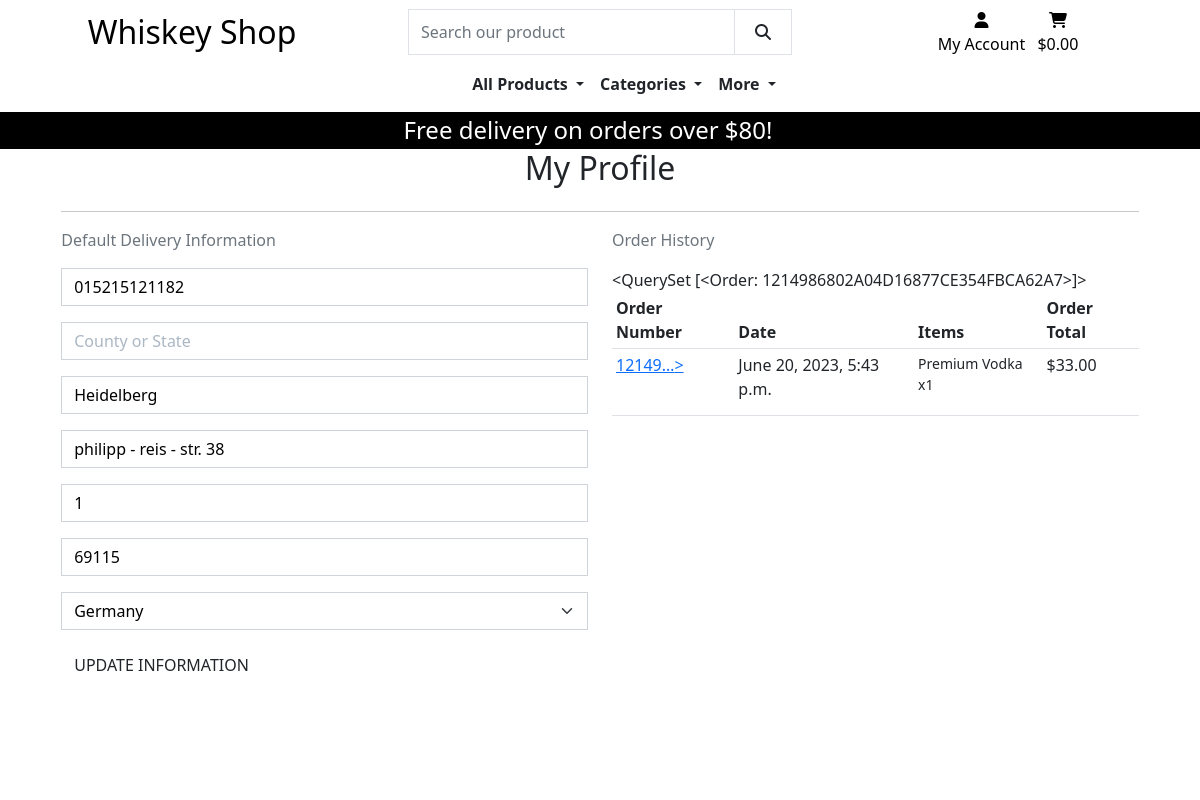
The app's page /profile/ (signed in), older data.
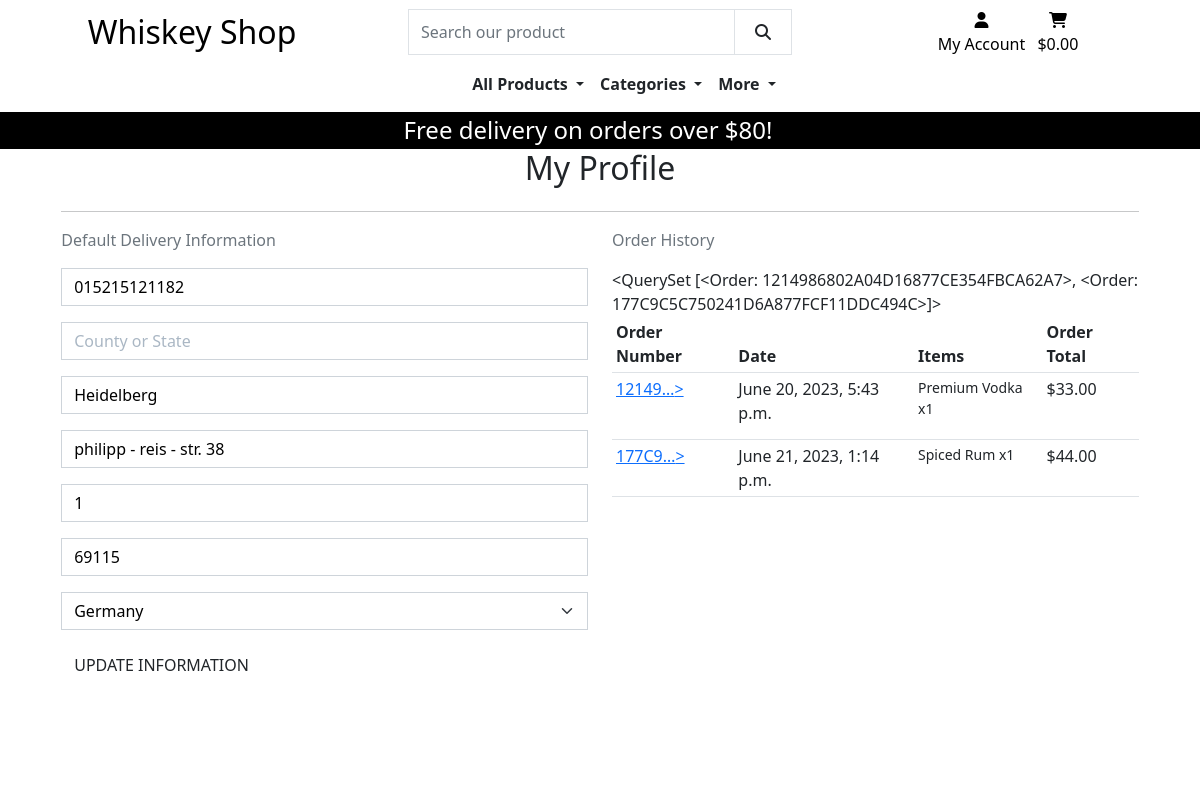
The same page, newer data.
### profiles/models.py (models this page shows, shortened)
class UserProfile(models.Model):
    user = models.OneToOneField(User, on_delete=models.CASCADE)
    default_phone_number = models.CharField(max_length=20, null=True,
                                            blank=True)
    default_county = models.CharField(max_length=80, null=True, blank=True)
    default_city = models.CharField(max_length=40, null=True, blank=True)
    default_street_address1 = models.CharField(max_length=80, null=True,
                                               blank=True)
    default_street_address2 = models.CharField(max_length=80, null=True,
                                               blank=True)
    default_postcode = models.CharField(max_length=20, null=True, blank=True)
    default_country = CountryField(blank_label='Country', null=True,
                                   blank=True)

### checkout/models.py (models this page shows, shortened)
class Order(models.Model):
    order_number = models.CharField(max_length=32, null=False, editable=False)
    user_name = models.ForeignKey(UserProfile, on_delete=models.SET_NULL,
                                  null=True, blank=True, related_name='orders')
    full_name = models.CharField(max_length=50, null=False, blank=False)
    email = models.EmailField(max_length=254, null=False, blank=False)
    phone_number = models.CharField(max_length=20, null=False, blank=False)
    country = CountryField(blank_label='Country *', null=False, blank=False)
    county = models.CharField(max_length=80, null=True, blank=True)
    city = models.CharField(max_length=80, null=True, blank=True)
    postcode = models.CharField(max_length=20, null=True, blank=True)
    street_address1 = models.CharField(max_length=80, null=False, blank=False)
    street_address2 = models.CharField(max_length=80, null=True, blank=True)
    date = models.DateTimeField(auto_now_add=True)
    delivery_cost = models.DecimalField(max_digits=6, decimal_places=2, null=False, default=0)
    order_total = models.DecimalField(max_digits=10, decimal_places=2, null=False, default=0)
    grand_total = models.DecimalField(max_digits=10, decimal_places=2, null=False, default=0)
    original_bag = models.TextField(null=False, blank=False, default='')
    stripe_pid = models.CharField(max_length=200, null=False, blank=False, default='')
    def __str__(self):
        return self.order_number

class OrderLineItem(models.Model):
    order = models.ForeignKey(Order, null=False, blank=False, on_delete=models.CASCADE, related_name='lineitems')
    product = models.ForeignKey(Product, null=False, blank=False, on_delete=models.CASCADE)
    product_flavor = models.CharField(max_length=2, null=True, blank=True)
    quantity = models.IntegerField(null=False, blank=False, default=0)
    lineitem_total = models.DecimalField(max_digits=6, decimal_places=2, null=False, blank=False, editable=False)

### products/models.py (models this page shows, shortened)
class Product(models.Model):
    category = models.ForeignKey('Category', null=True, blank=True, on_delete=models.SET_NULL)
    sku = models.CharField(max_length=254, null=True, blank=True)
    name = models.CharField(max_length=254)
    description = models.TextField()
    price = models.DecimalField(max_digits=6, decimal_places=2)
    rating = models.DecimalField(max_digits=6, decimal_places=2, null=True, blank=True)
    image = models.ImageField(null=True, blank=True)
    has_other_flavors = models.BooleanField(default=False, null=True, blank=True)
    customized_message = models.BooleanField(default=False, null=True, blank=True)

### profiles/views.py (the view, shortened to what this page needs)
# urls.py: path('', views.profile, name='profile'),
@login_required
def profile(request):
    try:
        profile = UserProfile.objects.get(user=request.user)
    except UserProfile.DoesNotExist:
        profile = None
    form = UserProfileForm(instance=profile)
    orders = profile.orders.all()
    template = 'profiles/profile.html'
    context = {
        'form': form,
        'orders': profile.orders.all() if profile else [],
        'on_profile_page': True
    }
    return render(request, template, context)

### profiles/forms.py
class UserProfileForm(forms.ModelForm):
    class Meta:
        model = UserProfile
        exclude = ('user',)
    def __init__(self, *args, **kwargs):
        super().__init__(*args, **kwargs)
        placeholders = {
            'default_phone_number': 'Phone Number',
            'default_county': 'County or State',
            'default_city': 'City',
            'default_postcode': 'Postal Code',
            'default_street_address1': 'Street Address 1',
            'default_street_address2': 'Street Address 2',
        }
        self.fields['default_phone_number'].widget.attrs['autofocus'] = True
        for field in self.fields:
            if field != 'default_country':
                if self.fields[field].required:
                    placeholder = f'{placeholders[field]} *'
                else:
                    placeholder = placeholders[field]
                self.fields[field].widget.attrs['placeholder'] = placeholder
            self.fields[field].widget.attrs['class'] = 'border-black rounded-0 profile-form-input'
            self.fields[field].label = False

### bag/contexts.py (called while the page is built, shortened)
def bag_contents(request):
    bag_items = []
    total = 0
    product_count = 0
    bag = request.session.get('bag', {})
    if total < settings.FREE_DELIVERY_THRESHOLD:
        delivery = total * Decimal(settings.STANDARD_DELIVERY_PERCENTAGE / 100)
        free_delivery_delta = settings.FREE_DELIVERY_THRESHOLD - total
    else:
        delivery = 0
        free_delivery_delta = 0
    grand_total = delivery + total
    context = {
        'bag_items': bag_items,
        'total': total,
        'product_count': product_count,
        'delivery': delivery,
        'free_delivery_delta': free_delivery_delta,
        'free_delivery_threshold': settings.FREE_DELIVERY_THRESHOLD,
        'grand_total': grand_total,
    }
    return context

### profiles/templates/profiles/profile.html (shortened to what this page needs)
{% extends "base.html" %}
{% load static %}
{% block extra_css %}
    <link rel="stylesheet" href="{% static 'profiles/css/profile.css' %}">
{% endblock %}
{% block content %}
<div class="overlay"></div>
<div class="container">
    <div class="row">
        <div class="col">
            <h2 class="mb-4 text-center">My Profile</h2>
            <hr>
        </div>
    </div>
    <div class="row">
        <div class="col-12 col-lg-6">
            <p class="text-muted">Default Delivery Information</p>
            <form action="{% url 'profile' %}" class="mt-3" method="POST" id="profile-update-form">
                {{ form|crispy }}
                <button class="btn btn-black rounded-0 text-uppercase float-right">Update Information</button>
            </form>
        </div>
        <div class="col-12 col-lg-6">
            <p class="text-muted">Order History</p>
                {{ orders }}
                <div class="order-history">
                    <table class="table table-sm">
                        <thead>
                            <tr>
                                <th>Order Number</th>
                                <th>Date</th>
                                <th>Items</th>
                                <th>Order Total</th>
                            </tr>
                        </thead>
                        <tbody>
                            {% for order in orders %}
                            <tr>
                                <td>
                                    <a href="{% url 'order_history' order.order_number %}"
                                    title="{{ order.order_number }}">
                                        {{ order.order_number|truncatechars:6 }}>
                                    </a>
                                </td>
                                <td>{{ order.date }}</td>
                                <td>
                                    <ul class="list-unstyled">
                                        {% for item in order.lineitems.all %}
                                            <li class="small">
                                                {{ item.product.name }} x{{ item.quantity }}
                                            </li>
                                        {% endfor %}
                                    </ul>
                                </td>
                                <td>${{ order.grand_total }}</td>
                                </tr>
                            {% endfor %}
                        </tbody>
                    </table>
                </div>
        </div>
    </div>
{% endblock %}

### templates/base.html (shortened to what this page needs)
{% load static %}
<!doctype html>
<html lang="en">
  <head>
    {% block corecss %}
        <link href="https://cdn.jsdelivr.net/npm/bootstrap@5.2.3/dist/css/bootstrap.min.css" rel="stylesheet">
        <link rel="stylesheet" href="{% static 'css/base.css' %}">
    {% endblock %}
    {% block extra_css %}
    {% endblock %}
  </head>
  <body>
    <div class="row bg-white pt-lg-2 d-flex" id="top-nav">
      <div class="col-12 col-lg-4 my-auto py-1 py-lg-0 text-center text-lg-left d-sm-none d-md-block d-none d-sm-block">
          <a href="{% url 'home' %}" class="nav-link main-logo-ling">
            <h2 class="logo-font text-black my-0">Whiskey Shop</h2>
          </a>
        </div>
        <div class="col-12 col-lg-4 my-auto py-1 py-lg-0 d-sm-none d-md-block d-none d-sm-block">
          <form action="{% url 'products' %}" method="get">
            <div class="input-group w-100">
              <input type="text" class="border-black rounded-0 border form-control" name="q" placeholder="Search our product">
              <div class="input-group-append">
                <button class="form-control btn btn-black border border-black rounded-0" type="submit">
                  <span class="icon">
                    <i class="fa-solid fa-magnifying-glass"></i>
                  </span>
                </button>
              </div>
            </div>
          </form>
        </div>
        <div class="col-12 col-lg-4 my-auto py-1 py-lg-0 d-sm-none d-md-block d-none d-sm-block">
          <ul class="list-inline list-unstyled text-center text-lg-right my-0">
            <li class="list-inline-item dropdown">
                <a class="text-black nav-link" href="#" id="user-options" data-bs-toggle="dropdown" aria-haspopup="true" aria-expanded="false">
                    <div class="text-center">
                        <div><i class="fa-solid fa-user"></i></div>
                        <p class="my-0">My Account</p>
                    </div>
                </a>
            </li>
            <li class="list-inline-item">
              <a class="{% if grand_total %}text-info font-weight-bold{% else %}text-black{% endif %} nav-link" href="{% url 'view_bag' %}">
                  <div class="text-center">
                      <div><i class="fa-solid fa-cart-shopping"></i></div>
                      <p class="my-0">
                          {% if grand_total %}
                              ${{ grand_total|floatformat:2 }}
                          {% else %}
                              $0.00
                          {% endif %}
                      </p>
                  </div>
              </a>
            </li>
          </ul>
      </div>
      <div class="row bg-white">
        <nav class="navbar navbar-expand-lg navbar-light w-100 ms-4">
            {% include 'includes/main-nav.html' %}
        </nav>
    </div>
    <div id="delivery-banner" class="row text-center bg-black">
      <div class="col text-white">
          <h4 class="logo-font my-1">Free delivery on orders over ${{ free_delivery_threshold }}!</h4>
      </div>
  </div>
    {% block content %}
    {% endblock %}
  </body>
</html>

### templates/includes/main-nav.html (shortened to what this page needs)
<div class="container-fluid">
<div class="collapse navbar-collapse" id="main-nav">
  <ul class="navbar-nav me-auto mb-2 mb-lg-0 mx-auto">
    <li class="nav-item dropdown">
      <a class="nav-link dropdown-toggle text-dark" href="#" id="all-products-link" role="button" data-bs-toggle="dropdown" aria-expanded="false">
        All Products
      </a>
    </li>
    <li class="nav-item dropdown">
      <a class="nav-link dropdown-toggle text-dark" href="#" id="categories-link" role="button" data-bs-toggle="dropdown" aria-expanded="false" aria-haspopup="true">
        Categories
      </a>
    </li>
    <li class="nav-item dropdown">
      <a class="nav-link dropdown-toggle text-dark" href="#" id="more-info-link" role="button" data-bs-toggle="dropdown" aria-expanded="false" aria-haspopup="true">
        More
      </a>
    </li>
  </ul>
</div>
</div>

### static/css/base.css (style rules this page uses)
html, body { height: 100%; margin: 0; }
.icon { align-items: center; display: inline-flex; justify-content: center; height: 2rem; width: 2rem; border-radius: 50%; }
@media (min-width: 1200px) { .container { max-width: 90%; } }
.navbar-nav a { color: #000000; font-weight: bold; text-decoration: none; padding: 0.5rem 1rem; transition: color 0.3s ease; }
.overlay { height: 100%; width: 100%; top: 0; left: 0; position: fixed; background: white; z-index: -1; }

### profiles/static/profiles/css/profile.css (style rules this page uses)
.order-history { max-height: 416px; overflow-y: auto; }
#profile-update-form .form-control { color: #000; }
#profile-update-form input::placeholder { color: #aab7c4; }
#id_default_country, #id_default_country option:not(:first-child) { color: #000; }

Row changes from the older to the newer data that the page shows:
computed for UserProfile "Heidelberg": id.order_number "<QuerySet [<Order: 1214986802A04D16877CE354FBCA62A7>]>" → "<QuerySet [<Order: 1214986802A04D16877CE354FBCA62A7>, <Order: 177C9C5C750241D6A877FCF11DDC494C>]>"
added Order: order_number "177C9…", date "June 21, 2023, 1:14 p.m.", grand_total "44.00"
added OrderLineItem: product.name "Spiced Rum", quantity "1", shown under "177C9…"
